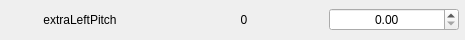
                      <widget class="QFrame" name="frame_54">
                       <property name="minimumSize">
                        <size>
                         <width>465</width>
                         <height>40</height>
                        </size>
                       </property>
                       <property name="maximumSize">
                        <size>
                         <width>465</width>
                         <height>40</height>
                        </size>
                       </property>
                       <property name="frameShape">
                        <enum>QFrame::NoFrame</enum>
                       </property>
                       <property name="frameShadow">
                        <enum>QFrame::Sunken</enum>
                       </property>
                       <layout class="QHBoxLayout" name="horizontalLayout_56">
                        <property name="spacing">
                         <number>5</number>
                        </property>
                        <property name="leftMargin">
                         <number>0</number>
                        </property>
                        <property name="topMargin">
                         <number>0</number>
                        </property>
                        <property name="rightMargin">
                         <number>5</number>
                        </property>
                        <property name="bottomMargin">
                         <number>0</number>
                        </property>
                        <item>
                         <widget class="QLabel" name="label_111">
                          <property name="minimumSize">
                           <size>
                            <width>158</width>
                            <height>0</height>
                           </size>
                          </property>
                          <property name="maximumSize">
                           <size>
                            <width>158</width>
                            <height>16777215</height>
                           </size>
                          </property>
                          <property name="text">
                           <string>extraLeftPitch</string>
                          </property>
                          <property name="alignment">
                           <set>Qt::AlignCenter</set>
                          </property>
                         </widget>
                        </item>
                        <item>
                         <widget class="QLabel" name="label_112">
                          <property name="minimumSize">
                           <size>
                            <width>158</width>
                            <height>0</height>
                           </size>
                          </property>
                          <property name="maximumSize">
                           <size>
                            <width>158</width>
                            <height>16777215</height>
                           </size>
                          </property>
                          <property name="text">
                           <string>0</string>
                          </property>
                          <property name="alignment">
                           <set>Qt::AlignCenter</set>
                          </property>
                         </widget>
                        </item>
                        <item>
                         <widget class="QDoubleSpinBox" name="doubleSpinBox_53">
                          <property name="minimumSize">
                           <size>
                            <width>130</width>
                            <height>0</height>
                           </size>
                          </property>
                          <property name="maximumSize">
                           <size>
                            <width>130</width>
                            <height>16777215</height>
                           </size>
                          </property>
                          <property name="styleSheet">
                           <string notr="true"/>
                          </property>
                          <property name="alignment">
                           <set>Qt::AlignCenter</set>
                          </property>
                         </widget>
                        </item>
                       </layout>
                      </widget>
